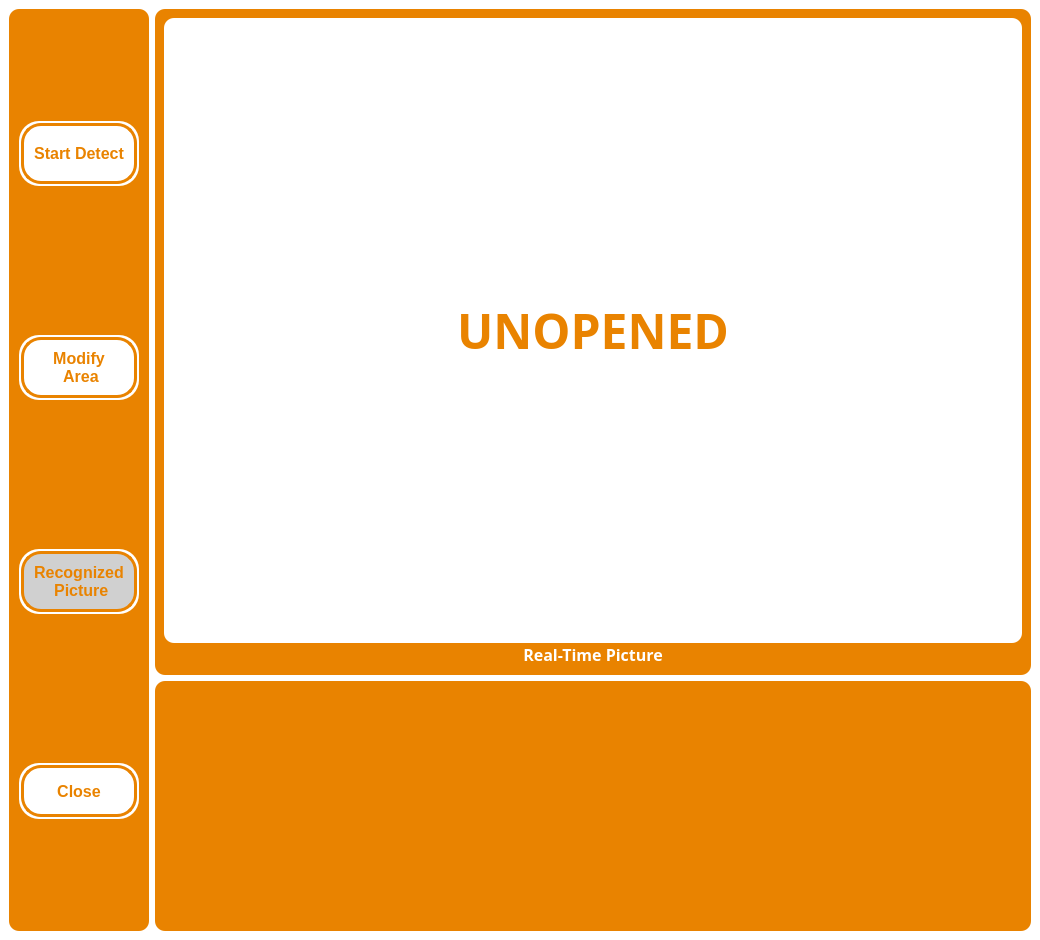
<?xml version="1.0" encoding="UTF-8"?>
<ui version="4.0">
 <class>MainWindow</class>
 <widget class="QMainWindow" name="MainWindow">
  <property name="geometry">
   <rect>
    <x>0</x>
    <y>0</y>
    <width>1040</width>
    <height>940</height>
   </rect>
  </property>
  <property name="sizePolicy">
   <sizepolicy hsizetype="Fixed" vsizetype="Fixed">
    <horstretch>81</horstretch>
    <verstretch>0</verstretch>
   </sizepolicy>
  </property>
  <property name="minimumSize">
   <size>
    <width>1040</width>
    <height>600</height>
   </size>
  </property>
  <property name="acceptDrops">
   <bool>true</bool>
  </property>
  <property name="windowTitle">
   <string>Plastic Pieces Recognition And Location</string>
  </property>
  <property name="styleSheet">
   <string notr="true">background-color: rgb(255, 255, 255);</string>
  </property>
  <property name="dockNestingEnabled">
   <bool>false</bool>
  </property>
  <widget class="QWidget" name="centralwidget">
   <layout class="QHBoxLayout" name="horizontalLayout_4">
    <item>
     <widget class="QWidget" name="widget" native="true">
      <property name="styleSheet">
       <string notr="true">border-radius: 10px;</string>
      </property>
      <layout class="QHBoxLayout" name="horizontalLayout">
       <property name="leftMargin">
        <number>0</number>
       </property>
       <property name="topMargin">
        <number>0</number>
       </property>
       <property name="rightMargin">
        <number>0</number>
       </property>
       <property name="bottomMargin">
        <number>0</number>
       </property>
       <item>
        <widget class="QWidget" name="widget" native="true">
         <property name="sizePolicy">
          <sizepolicy hsizetype="Preferred" vsizetype="Preferred">
           <horstretch>0</horstretch>
           <verstretch>0</verstretch>
          </sizepolicy>
         </property>
         <property name="minimumSize">
          <size>
           <width>140</width>
           <height>0</height>
          </size>
         </property>
         <property name="autoFillBackground">
          <bool>false</bool>
         </property>
         <property name="styleSheet">
          <string notr="true">
background-color: rgb(233, 131, 0);
</string>
         </property>
         <layout class="QVBoxLayout" name="verticalLayout">
          <property name="spacing">
           <number>6</number>
          </property>
          <property name="sizeConstraint">
           <enum>QLayout::SetDefaultConstraint</enum>
          </property>
          <property name="leftMargin">
           <number>10</number>
          </property>
          <property name="rightMargin">
           <number>10</number>
          </property>
          <item>
           <spacer name="verticalSpacer_5">
            <property name="orientation">
             <enum>Qt::Vertical</enum>
            </property>
            <property name="sizeHint" stdset="0">
             <size>
              <width>20</width>
              <height>160</height>
             </size>
            </property>
           </spacer>
          </item>
          <item>
           <widget class="QWidget" name="widget_2" native="true">
            <property name="sizePolicy">
             <sizepolicy hsizetype="Preferred" vsizetype="Preferred">
              <horstretch>2</horstretch>
              <verstretch>2</verstretch>
             </sizepolicy>
            </property>
            <property name="minimumSize">
             <size>
              <width>0</width>
              <height>65</height>
             </size>
            </property>
            <property name="styleSheet">
             <string notr="true">background-color: rgb(255, 255, 255);
    border-radius: 20px;
</string>
            </property>
            <layout class="QHBoxLayout" name="horizontalLayout_2" stretch="0">
             <property name="spacing">
              <number>2</number>
             </property>
             <property name="leftMargin">
              <number>2</number>
             </property>
             <property name="topMargin">
              <number>2</number>
             </property>
             <property name="rightMargin">
              <number>2</number>
             </property>
             <property name="bottomMargin">
              <number>2</number>
             </property>
             <item>
              <widget class="QPushButton" name="button_camera">
               <property name="enabled">
                <bool>true</bool>
               </property>
               <property name="sizePolicy">
                <sizepolicy hsizetype="Preferred" vsizetype="Preferred">
                 <horstretch>50</horstretch>
                 <verstretch>2</verstretch>
                </sizepolicy>
               </property>
               <property name="minimumSize">
                <size>
                 <width>86</width>
                 <height>36</height>
                </size>
               </property>
               <property name="font">
                <font>
                 <family>Arial</family>
                 <pointsize>12</pointsize>
                 <weight>75</weight>
                 <bold>true</bold>
                </font>
               </property>
               <property name="styleSheet">
                <string notr="true">QPushButton {
	background-color: white;
	border-color: rgb(255, 255, 255);
    border-radius: 20px;
    min-width: 80px;
    height:30px;
    min-height:25px;
    color:rgb(233, 131, 0);
    border:3px solid rgb(233, 131, 0);
}
QPushButton:pressed{
	color: rgb(255, 255, 255);
	background-color: rgb(233, 131, 0);
}</string>
               </property>
               <property name="text">
                <string>Start Detect</string>
               </property>
              </widget>
             </item>
            </layout>
           </widget>
          </item>
          <item>
           <spacer name="verticalSpacer_2">
            <property name="orientation">
             <enum>Qt::Vertical</enum>
            </property>
            <property name="sizeType">
             <enum>QSizePolicy::Expanding</enum>
            </property>
            <property name="sizeHint" stdset="0">
             <size>
              <width>20</width>
              <height>200</height>
             </size>
            </property>
           </spacer>
          </item>
          <item>
           <widget class="QWidget" name="widget_3" native="true">
            <property name="sizePolicy">
             <sizepolicy hsizetype="Preferred" vsizetype="Preferred">
              <horstretch>0</horstretch>
              <verstretch>2</verstretch>
             </sizepolicy>
            </property>
            <property name="minimumSize">
             <size>
              <width>0</width>
              <height>65</height>
             </size>
            </property>
            <property name="styleSheet">
             <string notr="true">background-color: rgb(255, 255, 255);
    border-radius: 20px;
</string>
            </property>
            <layout class="QHBoxLayout" name="horizontalLayout_3" stretch="0">
             <property name="spacing">
              <number>2</number>
             </property>
             <property name="leftMargin">
              <number>2</number>
             </property>
             <property name="topMargin">
              <number>2</number>
             </property>
             <property name="rightMargin">
              <number>2</number>
             </property>
             <property name="bottomMargin">
              <number>2</number>
             </property>
             <item>
              <widget class="QPushButton" name="button_modify">
               <property name="sizePolicy">
                <sizepolicy hsizetype="Preferred" vsizetype="Preferred">
                 <horstretch>50</horstretch>
                 <verstretch>2</verstretch>
                </sizepolicy>
               </property>
               <property name="minimumSize">
                <size>
                 <width>86</width>
                 <height>36</height>
                </size>
               </property>
               <property name="font">
                <font>
                 <family>Arial</family>
                 <pointsize>12</pointsize>
                 <weight>75</weight>
                 <bold>true</bold>
                </font>
               </property>
               <property name="styleSheet">
                <string notr="true">QPushButton {
	background-color: white;
	border-color: rgb(255, 255, 255);
    border-radius: 20px;
    min-width: 80px;
    height:30px;
    min-height:25px;
    color:rgb(233, 131, 0);
    border:3px solid rgb(233, 131, 0);
}
QPushButton:pressed{
	color: rgb(255, 255, 255);
	background-color: rgb(233, 131, 0);
}</string>
               </property>
               <property name="text">
                <string>Modify
 Area</string>
               </property>
              </widget>
             </item>
            </layout>
           </widget>
          </item>
          <item>
           <spacer name="verticalSpacer_3">
            <property name="orientation">
             <enum>Qt::Vertical</enum>
            </property>
            <property name="sizeHint" stdset="0">
             <size>
              <width>20</width>
              <height>200</height>
             </size>
            </property>
           </spacer>
          </item>
          <item>
           <widget class="QWidget" name="widget_4" native="true">
            <property name="sizePolicy">
             <sizepolicy hsizetype="Preferred" vsizetype="Preferred">
              <horstretch>0</horstretch>
              <verstretch>2</verstretch>
             </sizepolicy>
            </property>
            <property name="minimumSize">
             <size>
              <width>0</width>
              <height>65</height>
             </size>
            </property>
            <property name="styleSheet">
             <string notr="true">background-color: rgb(255, 255, 255);
    border-radius: 20px;
</string>
            </property>
            <layout class="QHBoxLayout" name="horizontalLayout_5" stretch="0">
             <property name="spacing">
              <number>2</number>
             </property>
             <property name="leftMargin">
              <number>2</number>
             </property>
             <property name="topMargin">
              <number>2</number>
             </property>
             <property name="rightMargin">
              <number>2</number>
             </property>
             <property name="bottomMargin">
              <number>2</number>
             </property>
             <item>
              <widget class="QPushButton" name="button_show_detected">
               <property name="enabled">
                <bool>false</bool>
               </property>
               <property name="sizePolicy">
                <sizepolicy hsizetype="Preferred" vsizetype="Preferred">
                 <horstretch>50</horstretch>
                 <verstretch>2</verstretch>
                </sizepolicy>
               </property>
               <property name="minimumSize">
                <size>
                 <width>86</width>
                 <height>36</height>
                </size>
               </property>
               <property name="font">
                <font>
                 <family>Arial</family>
                 <pointsize>12</pointsize>
                 <weight>75</weight>
                 <bold>true</bold>
                </font>
               </property>
               <property name="styleSheet">
                <string notr="true">QPushButton {
	background-color: white;
	border-color: rgb(255, 255, 255);
    border-radius: 20px;
    min-width: 80px;
    height:30px;
    min-height:25px;
    color:rgb(233, 131, 0);
    border:3px solid rgb(233, 131, 0);
}
QPushButton:disabled {
    background-color:rgb(208, 208, 208);}
QPushButton:!enabled {
    background-color:rgb(208, 208, 208);
}
QPushButton:pressed{
	color: rgb(255, 255, 255);
	background-color: rgb(233, 131, 0);
}</string>
               </property>
               <property name="text">
                <string>Recognized
 Picture</string>
               </property>
              </widget>
             </item>
            </layout>
           </widget>
          </item>
          <item>
           <spacer name="verticalSpacer_4">
            <property name="orientation">
             <enum>Qt::Vertical</enum>
            </property>
            <property name="sizeHint" stdset="0">
             <size>
              <width>20</width>
              <height>200</height>
             </size>
            </property>
           </spacer>
          </item>
          <item>
           <widget class="QWidget" name="widget_5" native="true">
            <property name="sizePolicy">
             <sizepolicy hsizetype="Preferred" vsizetype="Preferred">
              <horstretch>0</horstretch>
              <verstretch>2</verstretch>
             </sizepolicy>
            </property>
            <property name="minimumSize">
             <size>
              <width>0</width>
              <height>56</height>
             </size>
            </property>
            <property name="styleSheet">
             <string notr="true">background-color: rgb(255, 255, 255);
    border-radius: 20px;
</string>
            </property>
            <layout class="QHBoxLayout" name="horizontalLayout_6" stretch="0">
             <property name="spacing">
              <number>2</number>
             </property>
             <property name="leftMargin">
              <number>2</number>
             </property>
             <property name="topMargin">
              <number>2</number>
             </property>
             <property name="rightMargin">
              <number>2</number>
             </property>
             <property name="bottomMargin">
              <number>2</number>
             </property>
             <item>
              <widget class="QPushButton" name="button_exit">
               <property name="sizePolicy">
                <sizepolicy hsizetype="Preferred" vsizetype="Preferred">
                 <horstretch>50</horstretch>
                 <verstretch>2</verstretch>
                </sizepolicy>
               </property>
               <property name="minimumSize">
                <size>
                 <width>86</width>
                 <height>36</height>
                </size>
               </property>
               <property name="font">
                <font>
                 <family>Arial</family>
                 <pointsize>12</pointsize>
                 <weight>75</weight>
                 <bold>true</bold>
                </font>
               </property>
               <property name="styleSheet">
                <string notr="true">QPushButton {
	background-color: white;
	border-color: rgb(255, 255, 255);
    border-radius: 20px;
    min-width: 80px;
    height:30px;
    min-height:25px;
    color:rgb(233, 131, 0);
    border:3px solid rgb(233, 131, 0);
}
QPushButton:pressed{
	color: rgb(255, 255, 255);
	background-color: rgb(233, 131, 0);
}</string>
               </property>
               <property name="text">
                <string>Close</string>
               </property>
              </widget>
             </item>
            </layout>
           </widget>
          </item>
          <item>
           <spacer name="verticalSpacer_6">
            <property name="orientation">
             <enum>Qt::Vertical</enum>
            </property>
            <property name="sizeHint" stdset="0">
             <size>
              <width>20</width>
              <height>160</height>
             </size>
            </property>
           </spacer>
          </item>
         </layout>
        </widget>
       </item>
       <item>
        <widget class="QFrame" name="frame">
         <property name="sizePolicy">
          <sizepolicy hsizetype="Preferred" vsizetype="Preferred">
           <horstretch>5</horstretch>
           <verstretch>0</verstretch>
          </sizepolicy>
         </property>
         <property name="styleSheet">
          <string notr="true"/>
         </property>
         <property name="lineWidth">
          <number>0</number>
         </property>
         <layout class="QVBoxLayout" name="verticalLayout_2">
          <property name="leftMargin">
           <number>0</number>
          </property>
          <property name="topMargin">
           <number>0</number>
          </property>
          <property name="rightMargin">
           <number>0</number>
          </property>
          <property name="bottomMargin">
           <number>0</number>
          </property>
          <item>
           <widget class="QFrame" name="frame_2">
            <property name="sizePolicy">
             <sizepolicy hsizetype="Preferred" vsizetype="Preferred">
              <horstretch>0</horstretch>
              <verstretch>8</verstretch>
             </sizepolicy>
            </property>
            <property name="styleSheet">
             <string notr="true">background-color: rgb(233, 131, 0);</string>
            </property>
            <property name="frameShape">
             <enum>QFrame::NoFrame</enum>
            </property>
            <property name="frameShadow">
             <enum>QFrame::Raised</enum>
            </property>
            <layout class="QVBoxLayout" name="verticalLayout_3">
             <property name="spacing">
              <number>0</number>
             </property>
             <property name="leftMargin">
              <number>9</number>
             </property>
             <property name="rightMargin">
              <number>9</number>
             </property>
             <property name="bottomMargin">
              <number>9</number>
             </property>
             <item>
              <widget class="QLabel" name="camera">
               <property name="sizePolicy">
                <sizepolicy hsizetype="Preferred" vsizetype="Preferred">
                 <horstretch>0</horstretch>
                 <verstretch>32</verstretch>
                </sizepolicy>
               </property>
               <property name="font">
                <font>
                 <family>Arial Black</family>
                 <pointsize>36</pointsize>
                 <weight>75</weight>
                 <bold>true</bold>
                </font>
               </property>
               <property name="styleSheet">
                <string notr="true">background-color: rgb(255, 255, 255);
color: rgb(233, 131, 0);</string>
               </property>
               <property name="text">
                <string>UNOPENED</string>
               </property>
               <property name="textFormat">
                <enum>Qt::AutoText</enum>
               </property>
               <property name="alignment">
                <set>Qt::AlignCenter</set>
               </property>
              </widget>
             </item>
             <item>
              <widget class="QLabel" name="label_2">
               <property name="sizePolicy">
                <sizepolicy hsizetype="Preferred" vsizetype="Preferred">
                 <horstretch>0</horstretch>
                 <verstretch>1</verstretch>
                </sizepolicy>
               </property>
               <property name="font">
                <font>
                 <family>Arial Black</family>
                 <pointsize>12</pointsize>
                 <weight>75</weight>
                 <bold>true</bold>
                </font>
               </property>
               <property name="styleSheet">
                <string notr="true">color: rgb(255, 255, 255);</string>
               </property>
               <property name="text">
                <string>Real-Time Picture</string>
               </property>
               <property name="alignment">
                <set>Qt::AlignCenter</set>
               </property>
              </widget>
             </item>
            </layout>
           </widget>
          </item>
          <item>
           <widget class="QFrame" name="switch_frame">
            <property name="sizePolicy">
             <sizepolicy hsizetype="Preferred" vsizetype="Preferred">
              <horstretch>0</horstretch>
              <verstretch>3</verstretch>
             </sizepolicy>
            </property>
            <property name="minimumSize">
             <size>
              <width>840</width>
              <height>245</height>
             </size>
            </property>
            <property name="styleSheet">
             <string notr="true">background-color: rgb(233, 131, 0);</string>
            </property>
           </widget>
          </item>
         </layout>
        </widget>
       </item>
      </layout>
     </widget>
    </item>
   </layout>
  </widget>
 </widget>
 <resources/>
 <connections/>
</ui>
